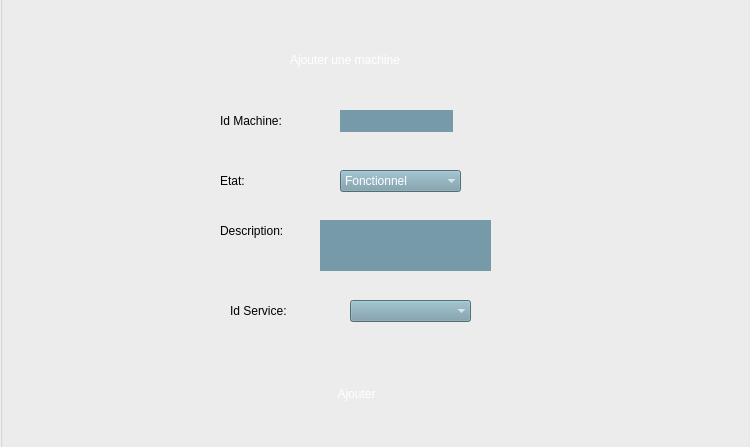
<?xml version="1.0" encoding="UTF-8"?>
<ui version="4.0">
 <class>AjouterMachine</class>
 <widget class="QDialog" name="AjouterMachine">
  <property name="geometry">
   <rect>
    <x>0</x>
    <y>0</y>
    <width>750</width>
    <height>447</height>
   </rect>
  </property>
  <property name="windowTitle">
   <string>Ajouter une machine</string>
  </property>
  <widget class="QGroupBox" name="groupBox">
   <property name="geometry">
    <rect>
     <x>0</x>
     <y>-20</y>
     <width>751</width>
     <height>471</height>
    </rect>
   </property>
   <property name="title">
    <string/>
   </property>
   <widget class="QLabel" name="label">
    <property name="geometry">
     <rect>
      <x>0</x>
      <y>10</y>
      <width>1061</width>
      <height>461</height>
     </rect>
    </property>
    <property name="text">
     <string/>
    </property>
    <property name="pixmap">
     <pixmap resource="resources.qrc">:/images/icons/Inter.png</pixmap>
    </property>
   </widget>
   <widget class="QLabel" name="label_2">
    <property name="geometry">
     <rect>
      <x>290</x>
      <y>70</y>
      <width>141</width>
      <height>20</height>
     </rect>
    </property>
    <property name="styleSheet">
     <string notr="true">color: rgb(255, 255, 255);</string>
    </property>
    <property name="text">
     <string>Ajouter une machine</string>
    </property>
   </widget>
   <widget class="QLabel" name="label_3">
    <property name="geometry">
     <rect>
      <x>220</x>
      <y>130</y>
      <width>101</width>
      <height>21</height>
     </rect>
    </property>
    <property name="styleSheet">
     <string notr="true">font: 10pt &quot;MS Shell Dlg 2&quot;;</string>
    </property>
    <property name="text">
     <string>Id Machine:</string>
    </property>
    <property name="buddy">
     <cstring>lineEdit_IDMACHINE</cstring>
    </property>
   </widget>
   <widget class="QLabel" name="label_4">
    <property name="geometry">
     <rect>
      <x>220</x>
      <y>190</y>
      <width>56</width>
      <height>21</height>
     </rect>
    </property>
    <property name="styleSheet">
     <string notr="true">font: 10pt &quot;MS Shell Dlg 2&quot;;</string>
    </property>
    <property name="text">
     <string>Etat:</string>
    </property>
    <property name="buddy">
     <cstring>comboBox_EtatM</cstring>
    </property>
   </widget>
   <widget class="QLabel" name="label_5">
    <property name="geometry">
     <rect>
      <x>220</x>
      <y>240</y>
      <width>91</width>
      <height>21</height>
     </rect>
    </property>
    <property name="styleSheet">
     <string notr="true">font: 10pt &quot;MS Shell Dlg 2&quot;;</string>
    </property>
    <property name="text">
     <string>Description:</string>
    </property>
    <property name="buddy">
     <cstring>lineEdit_Description_Ajout</cstring>
    </property>
   </widget>
   <widget class="QPushButton" name="pushButton_Ajouter">
    <property name="geometry">
     <rect>
      <x>310</x>
      <y>400</y>
      <width>93</width>
      <height>28</height>
     </rect>
    </property>
    <property name="acceptDrops">
     <bool>false</bool>
    </property>
    <property name="styleSheet">
     <string notr="true">color: rgb(255, 255, 255);</string>
    </property>
    <property name="text">
     <string>Ajouter</string>
    </property>
    <property name="checkable">
     <bool>false</bool>
    </property>
    <property name="checked">
     <bool>false</bool>
    </property>
    <property name="flat">
     <bool>true</bool>
    </property>
   </widget>
   <widget class="QLineEdit" name="lineEdit_IDMACHINE">
    <property name="geometry">
     <rect>
      <x>340</x>
      <y>130</y>
      <width>113</width>
      <height>22</height>
     </rect>
    </property>
    <property name="styleSheet">
     <string notr="true">background-color: rgb(118, 154, 168);
color: rgb(255, 255, 255);</string>
    </property>
    <property name="frame">
     <bool>false</bool>
    </property>
    <property name="clearButtonEnabled">
     <bool>false</bool>
    </property>
   </widget>
   <widget class="QComboBox" name="comboBox_EtatM">
    <property name="enabled">
     <bool>true</bool>
    </property>
    <property name="geometry">
     <rect>
      <x>340</x>
      <y>190</y>
      <width>121</width>
      <height>22</height>
     </rect>
    </property>
    <property name="autoFillBackground">
     <bool>false</bool>
    </property>
    <property name="styleSheet">
     <string notr="true">background-color: rgb(118, 154, 168);
color: rgb(255, 255, 255);
</string>
    </property>
    <property name="editable">
     <bool>false</bool>
    </property>
    <property name="frame">
     <bool>false</bool>
    </property>
    <item>
     <property name="text">
      <string>Fonctionnel</string>
     </property>
    </item>
    <item>
     <property name="text">
      <string>En panne</string>
     </property>
    </item>
   </widget>
   <widget class="QLineEdit" name="lineEdit_Description_Ajout">
    <property name="geometry">
     <rect>
      <x>320</x>
      <y>240</y>
      <width>171</width>
      <height>51</height>
     </rect>
    </property>
    <property name="styleSheet">
     <string notr="true">background-color: rgb(118, 154, 168);
color: rgb(255, 255, 255);</string>
    </property>
    <property name="frame">
     <bool>false</bool>
    </property>
    <property name="clearButtonEnabled">
     <bool>false</bool>
    </property>
   </widget>
   <widget class="QComboBox" name="comboBox_IDSERVICE">
    <property name="geometry">
     <rect>
      <x>350</x>
      <y>320</y>
      <width>121</width>
      <height>22</height>
     </rect>
    </property>
    <property name="autoFillBackground">
     <bool>false</bool>
    </property>
    <property name="styleSheet">
     <string notr="true">background-color: rgb(118, 154, 168);
color: rgb(255, 255, 255);
</string>
    </property>
    <property name="editable">
     <bool>false</bool>
    </property>
    <property name="frame">
     <bool>false</bool>
    </property>
   </widget>
   <widget class="QLabel" name="label_6">
    <property name="geometry">
     <rect>
      <x>230</x>
      <y>320</y>
      <width>91</width>
      <height>21</height>
     </rect>
    </property>
    <property name="styleSheet">
     <string notr="true">font: 10pt &quot;MS Shell Dlg 2&quot;;</string>
    </property>
    <property name="text">
     <string>Id Service:</string>
    </property>
    <property name="buddy">
     <cstring>comboBox_IDSERVICE</cstring>
    </property>
   </widget>
  </widget>
 </widget>
 <tabstops>
  <tabstop>lineEdit_IDMACHINE</tabstop>
  <tabstop>comboBox_EtatM</tabstop>
  <tabstop>lineEdit_Description_Ajout</tabstop>
  <tabstop>comboBox_IDSERVICE</tabstop>
  <tabstop>pushButton_Ajouter</tabstop>
 </tabstops>
 <resources>
  <include location="resources.qrc"/>
 </resources>
 <connections/>
</ui>
